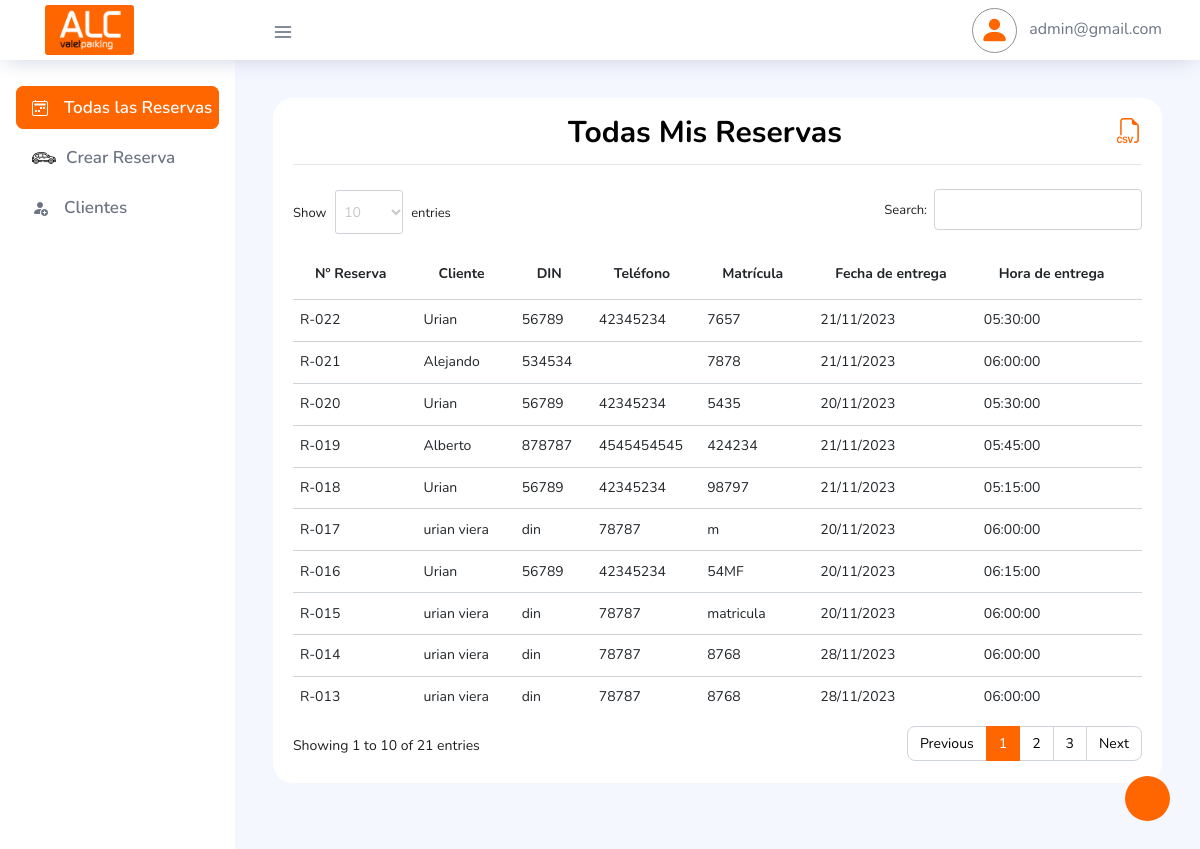
The app's page /dashboard/ReservasAdmin.php (signed in) with its own data.
### tables this page shows
CREATE TABLE `tbl_reservas` (
  `id` int(11) unsigned NOT NULL AUTO_INCREMENT,
  `id_cliente` int(11) DEFAULT NULL,
  `fecha_entrega` date NOT NULL,
  `hora_entrega` time NOT NULL,
  `fecha_recogida` date NOT NULL,
  `hora_recogida` time NOT NULL,
  `tipo_plaza` varchar(100) NOT NULL DEFAULT '',
  `terminal_entrega` varchar(100) NOT NULL DEFAULT '',
  `terminal_recogida` varchar(100) NOT NULL DEFAULT '',
  `matricula` varchar(50) NOT NULL DEFAULT '',
  `color` varchar(60) DEFAULT NULL,
  `marca_modelo` varchar(250) NOT NULL DEFAULT '',
  `numero_vuelo_de_vuelta` varchar(50) DEFAULT NULL,
  `servicio_adicional` varchar(10) DEFAULT NULL,
  `total_pago_reserva` decimal(5,2) DEFAULT NULL,
  `descuento` bigint(11) DEFAULT 0,
  `formato_pago` varchar(250) DEFAULT NULL,
  `fecha_pago_factura` date DEFAULT NULL,
  `date_registro` timestamp NULL DEFAULT NULL ON UPDATE current_timestamp(),
  PRIMARY KEY (`id`)
);

CREATE TABLE `tbl_clientes` (
  `IdUser` int(10) NOT NULL AUTO_INCREMENT,
  `emailUser` varchar(50) DEFAULT NULL,
  `passwordUser` varchar(250) DEFAULT NULL,
  `nombre_completo` varchar(250) DEFAULT NULL,
  `din` char(50) DEFAULT NULL,
  `direccion_completa` mediumtext DEFAULT NULL,
  `tlf` varchar(20) DEFAULT NULL,
  `conocido_por` varchar(60) DEFAULT NULL,
  `observaciones` mediumtext DEFAULT NULL,
  `terminos` int(11) DEFAULT 1,
  `rol` int(11) DEFAULT 0,
  `sesionDesde` varchar(30) DEFAULT NULL,
  `sesionHasta` varchar(30) DEFAULT NULL,
  `createUser` varchar(30) DEFAULT NULL,
  PRIMARY KEY (`IdUser`)
);

### dashboard/funciones.php (called while the page is built, shortened)
<?php
   function getAllReservas($con)
   {
       $sqlReservasAdmin = ("SELECT c.*, r.* FROM tbl_clientes AS c
                   INNER JOIN tbl_reservas AS r ON c.idUser = r.id_cliente
                   ORDER BY r.date_registro DESC");
       $queryReserva = mysqli_query($con, $sqlReservasAdmin);
       return $queryReserva;
   }
   ?>

### dashboard/ReservasAdmin.php (the view, shortened to what this page needs)
<?php
if (isset($_SESSION['emailUser']) != "" && $_SESSION['rol'] == 1) {
    $email      = $_SESSION['emailUser'];
    $rolUser    = $_SESSION['rol'];
?>
    <!DOCTYPE html>
    <html lang="es">
    <body>
        <div class="container-scroller">
            <?php include 'bases/navbar.php'; ?>
            <div class="container-fluid page-body-wrapper">
                <?php include 'bases/nav.php';
                include 'funciones.php';
                $mis_reservas = getAllReservas($con);
                ?>
                <div class="main-panel">
                    <div class="content-wrapper">
                        <div class="row justify-content-md-center">
                            <div class="col-lg-12 grid-margin stretch-card">
                                <div class="card">
                                    <div class="card-body">
                                        <h2 class="card-title text-center mb-4" style="font-size: 30px;">Todas Mis Reservas
                                            <a href="../acciones/exportDataReservas.php" download="Data_clientes.xls" style="float: right;font-size: 25px;">
                                                <i class="bi bi-filetype-csv"></i>
                                            </a>
                                            <hr>
                                        </h2>
                                        <div class="table-responsive">
                                            <table id="MiTabla" class="table table-hover">
                                                <thead>
                                                    <tr>
                                                        <th>Nº Reserva</th>
                                                        <th>Cliente</th>
                                                        <th>DIN</th>
                                                        <th>Teléfono</th>
                                                        <th>Matrícula</th>
                                                        <th>Fecha de entrega</th>
                                                        <th>Hora de entrega</th>
                                                        <th>Fecha de recogida</th>
                                                    </tr>
                                                </thead>
                                                <tbody>
                                                    <?php
                                                    while ($reserva = mysqli_fetch_array($mis_reservas)) {
                                                        $reserva_id = $reserva["id"]; ?>
                                                        <tr id="<?php echo $reserva_id; ?>" data-bs-toggle="modal" data-bs-target="#DetalleReserva">
                                                            <td class="custom_td">
                                                                <?php
                                                                if ($reserva_id < 10) {
                                                                    echo 'R-00' . $reserva_id;
                                                                } elseif ($reserva_id < 100) {
                                                                    echo 'R-0' . $reserva_id;
                                                                } else {
                                                                    echo 'R-' . $reserva_id;
                                                                } ?>
                                                            </td>
                                                            <td class="custom_td"><?php echo $reserva["nombre_completo"]; ?></td>
                                                            <td class="custom_td"><?php echo $reserva["din"]; ?></td>
                                                            <td class="custom_td"><?php echo $reserva["tlf"]; ?></td>
                                                            <td class="custom_td"><?php echo $reserva["matricula"]; ?></td>
                                                            <td class="custom_td"><?php echo date("d/m/Y", strtotime($reserva["fecha_entrega"])); ?></td>
                                                            <td class="custom_td"><?php echo $reserva["hora_entrega"]; ?></td>
                                                            <td class="custom_td"><?php echo date("d/m/Y", strtotime($reserva["fecha_recogida"])); ?></td>
                                                        </tr>
                                                    <?php } ?>
                                                </tbody>
                                            </table>
                                        </div>
                                    </div>
                                </div>
                            </div>
                        </div>
                    </div>
                </div>
            </div>
        </div>
    </body>
    </html>
<?php
} else { ?>
    <script type="text/javascript">
        location.href = "../acciones/login/exit.php";
    </script>
<?php }  ?>

### dashboard/bases/navbar.php (shortened to what this page needs)
<nav class="navbar col-lg-12 col-12 p-0 fixed-top d-flex flex-row">
  <div class="text-center navbar-brand-wrapper d-flex align-items-center justify-content-center">
    <a class="navbar-brand brand-logo mr-5" href="./">
      <img src="../assets/custom/imgs/logo_naranja.png" class="mr-2" alt="logo" />
    </a>
  </div>
  <div class="navbar-menu-wrapper d-flex align-items-center justify-content-end">
    <button class="navbar-toggler navbar-toggler align-self-center" type="button" data-toggle="minimize">
      <span class="icon-menu"></span>
    </button>
    <ul class="navbar-nav navbar-nav-right">
      <li class="nav-item nav-profile dropdown">
        <a class="nav-link dropdown-toggle" href="#" data-toggle="dropdown" id="profileDropdown">
          <i class="bi bi-person-fill perfil_radius"></i>
          <span> <?php echo $email; ?></span>
        </a>
      </li>
    </ul>
  </div>
</nav>

### dashboard/bases/nav.php (shortened to what this page needs)
<nav class="sidebar sidebar-offcanvas" id="sidebar">
  <ul class="nav">
    <?php
    if ($rolUser == 1) { ?>
      <li class="nav-item">
        <a class="nav-link" href="ReservasAdmin.php">
          <i class="bi bi-calendar2-week menu-icon"></i>
          <span class="menu-title">Todas las Reservas</span>
        </a>
      </li>
      <li class="nav-item">
        <a class="nav-link" href="CrearReserva.php">
          <img src="../assets/custom/imgs/carro.png" alt="car" style="padding: 0px 10px 0px 0px" />
          <span class="menu-title">Crear Reserva</span>
        </a>
      </li>
      <li class="nav-item">
        <a class="nav-link" href="CrearCliente.php">
          <i class="bi bi-person-fill-add menu-icon"></i>
          <span class="menu-title">Clientes</span>
        </a>
      </li>
    <?php } ?>
  </ul>
</nav>

### assets/custom/css/custom_css.css (style rules this page uses)
.navbar .navbar-brand-wrapper .navbar-brand img { height: 50px; border-radius: 3px; }
.sidebar .nav .nav-item .nav-link .menu-title { font-size: 17px !important; }
.bi-person-fill { font-size: 30px; color: #ff6600; }
.perfil_radius { width: 45px; height: 45px; border: 1px solid #8e9193; border-radius: 50%; display: inline-flex; justify-content: center; align-items: center; }
.sidebar .nav .nav-item.active > .nav-link { color: #e3e3e3 !important; }
.bi-filetype-csv { color: #f60 !important; }
.custom_td { padding: 7px !important; }

### records on screen
tbl_reservas: id "15", id_cliente.nombre_completo "urian viera", id_cliente.din "din", id_cliente.tlf "78787", matricula "matricula", fecha_entrega "20/11/2023", hora_entrega "06:00:00"
tbl_reservas: id "16", id_cliente.nombre_completo "Urian", id_cliente.din "56789", id_cliente.tlf "42345234", matricula "54MF", fecha_entrega "20/11/2023", hora_entrega "06:15:00"
tbl_reservas: id "13", id_cliente.nombre_completo "urian viera", id_cliente.din "din", id_cliente.tlf "78787", matricula "8768", fecha_entrega "28/11/2023", hora_entrega "06:00:00"
tbl_reservas: id "14", id_cliente.nombre_completo "urian viera", id_cliente.din "din", id_cliente.tlf "78787", matricula "8768", fecha_entrega "28/11/2023", hora_entrega "06:00:00"
tbl_reservas: id "17", id_cliente.nombre_completo "urian viera", id_cliente.din "din", id_cliente.tlf "78787", matricula "m", fecha_entrega "20/11/2023", hora_entrega "06:00:00"
tbl_reservas: id "18", id_cliente.nombre_completo "Urian", id_cliente.din "56789", id_cliente.tlf "42345234", matricula "98797", fecha_entrega "21/11/2023", hora_entrega "05:15:00"
tbl_reservas: id "19", id_cliente.nombre_completo "Alberto", id_cliente.din "878787", id_cliente.tlf "4545454545", matricula "424234", fecha_entrega "21/11/2023", hora_entrega "05:45:00"
tbl_reservas: id "20", id_cliente.nombre_completo "Urian", id_cliente.din "56789", id_cliente.tlf "42345234", matricula "5435", fecha_entrega "20/11/2023", hora_entrega "05:30:00"
tbl_reservas: id "21", id_cliente.nombre_completo "Alejando", id_cliente.din "534534", matricula "7878", fecha_entrega "21/11/2023", hora_entrega "06:00:00"
tbl_reservas: id "22", id_cliente.nombre_completo "Urian", id_cliente.din "56789", id_cliente.tlf "42345234", matricula "7657", fecha_entrega "21/11/2023", hora_entrega "05:30:00"

### other values on screen
$email "admin@gmail.com"
